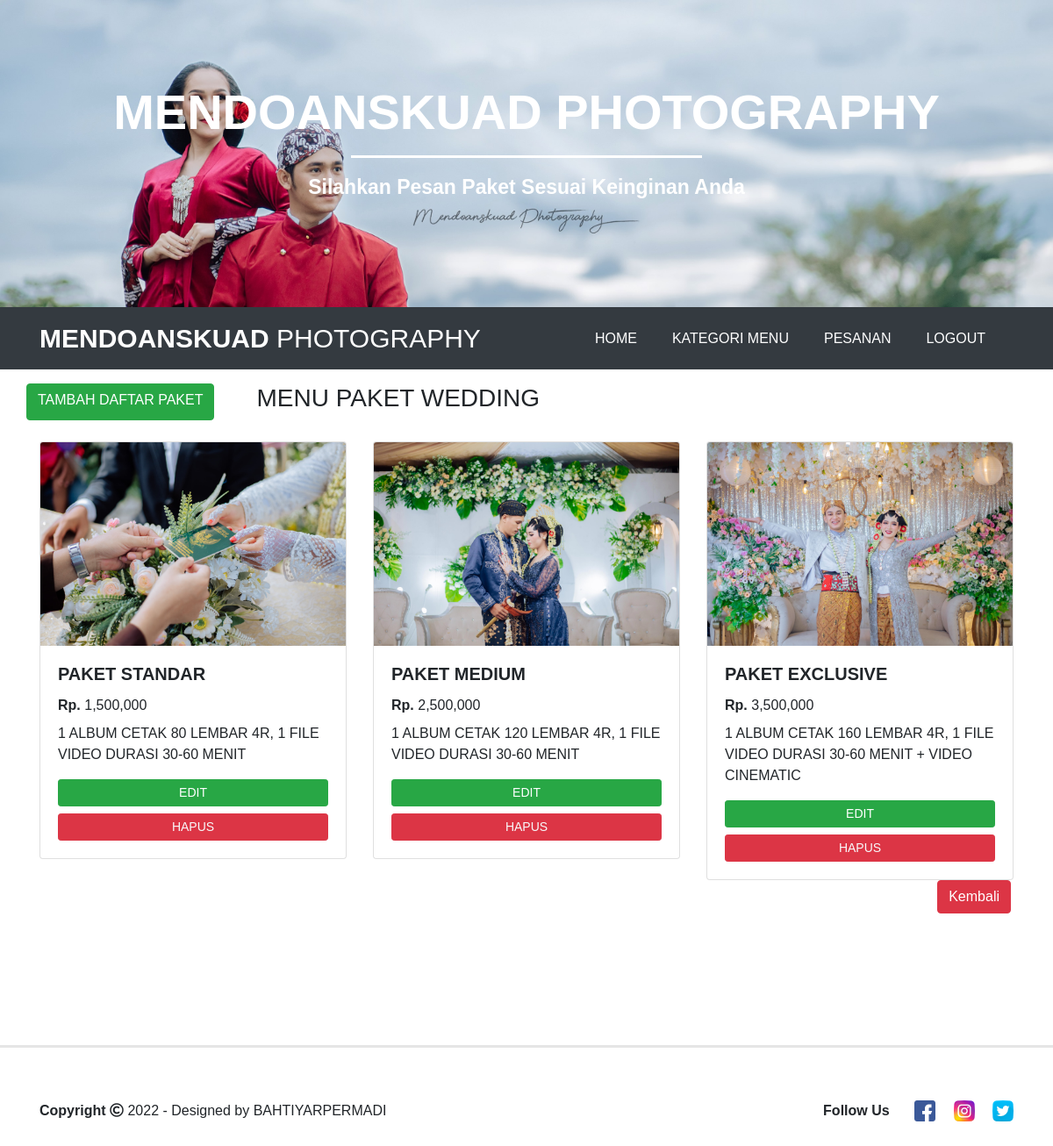
The page /admin/daftar_paket.php?id_kategori=5 (signed in) on the database its author committed.
### tables this page shows
CREATE TABLE `kategori_menu` (
  `id_kategori` int(11) NOT NULL,
  `kategori_name` varchar(250) NOT NULL,
  `gambar` varchar(250) NOT NULL
);

CREATE TABLE `produk` (
  `id_menu` int(50) NOT NULL,
  `nama_menu` varchar(50) NOT NULL,
  `kategori_menu` varchar(50) NOT NULL,
  `stok` varchar(250) NOT NULL,
  `harga` int(50) NOT NULL,
  `gambar` varchar(100) NOT NULL
);

### admin/daftar_paket.php (the view, shortened to what this page needs)
<?php include "header.php";
      if(!isset($_SESSION['login_user'])) {
        header("location: ../index.php");
      }else{
?>
      <div class="container">
        <div class="row">
        <a href="tambah_menu.php" class="btn btn-success mt-3">TAMBAH DAFTAR PAKET</a>
        <?php
                    include('../koneksi.php');
          $id_kategori = $_GET['id_kategori'];
          $kategori = mysqli_query($koneksi, "SELECT * FROM kategori_menu WHERE id_kategori = $id_kategori");
          $kat = mysqli_fetch_assoc($kategori);
          ?>
        <h3 class="mt-3 ml-5">MENU <?php echo $kat['kategori_name'] ?></h3>
        </div>
        <div class="row">
          <?php
          $query = mysqli_query($koneksi, "SELECT * FROM produk WHERE kategori_menu = $id_kategori");
          $result = mysqli_fetch_all($query, MYSQLI_ASSOC);
          ?>
          <?php foreach($result as $result) : ?>
          <div class="col-md-4 mt-4">
            <div class="card brder-dark">
              <img src="../upload/<?php echo $result['gambar'] ?>" class="card-img-top" alt="...">
              <div class="card-body">
                <h5 class="card-title font-weight-bold"><?php echo $result['nama_menu'] ?></h5>
               <label class="card-text harga"><strong>Rp.</strong> <?php echo number_format($result['harga']); ?></label><br>
               <p><?php echo $result['stok'] ?></p>
                <a href="edit_menu.php?id_menu=<?php echo $result['id_menu']  ?>" class="btn btn-success btn-sm btn-block">EDIT</a>
                <a href="hapus_menu.php?id_menu=<?php echo $result['id_menu']  ?>" class="btn btn-danger btn-sm btn-block text-light">HAPUS</a>
              </div>
            </div>
          </div>
              <?php endforeach; ?>
            </div>
          </div>
<div class="text-right mr-5">
  <a href="daftar_menu.php" class="btn btn-danger text-right">Kembali</a>
</div>
<?php include "footer.php";
 } ?>

### admin/header.php (shortened to what this page needs)
<!doctype html>
<html lang="en">
  <head>
    <link rel="stylesheet" href="https://stackpath.bootstrapcdn.com/bootstrap/4.5.0/css/bootstrap.min.css">
    <link rel="stylesheet" type="text/css" href="css/bootstrap.min.css">
    <link rel="stylesheet" type="text/css" href="../index.css">
    <link rel="stylesheet" type="text/css" href="fontawesome/css/all.min.css">
  </head>
  <body>
      <div class="jumbotron jumbotron-fluid text-center">
        <div class="container">
          <h1 class="display-4"><span class="font-weight-bold">MENDOANSKUAD PHOTOGRAPHY</span></h1>
          <hr>
          <p class="lead font-weight-bold">Silahkan Pesan Paket Sesuai Keinginan Anda <br>
          </p>
        </div>
      </div>
      <nav class="navbar navbar-expand-lg  bg-dark">
        <div class="container">
        <a class="navbar-brand text-white" href="admin.php"><strong>MENDOANSKUAD</strong> PHOTOGRAPHY</a>
        <div class="collapse navbar-collapse" id="navbarNav">
          <ul class="navbar-nav ml-auto">
            <li class="nav-item">
              <a class="nav-link mr-4" href="index.php">HOME</a>
            </li>
            <li class="nav-item">
              <a class="nav-link mr-4" href="daftar_menu.php">KATEGORI MENU</a>
            </li>
            <li class="nav-item">
              <a class="nav-link mr-4" href="pesanan.php">PESANAN</a>
            </li>
            <li class="nav-item">
              <a class="nav-link mr-4" href="../logout.php">LOGOUT</a>
            </li>
          </ul>
        </div>
       </div>
      </nav>

### admin/footer.php (shortened to what this page needs)
  <hr class="footer">
      <div class="container">
        <div class="row footer-body">
          <div class="col-md-6">
          <div class="copyright">
            <strong>Copyright</strong> <i class="far fa-copyright"></i> 2022 -  Designed by BAHTIYARPERMADI</p>
          </div>
          </div>
          <div class="col-md-6 d-flex justify-content-end">
          <div class="icon-contact">
          <label class="font-weight-bold">Follow Us </label>
          <a href="https://www.facebook.com/mendoanskuadofficial"><img src="../images/icon/fb.png" class="mr-3 ml-4" data-toggle="tooltip" title="Facebook"></a>
          <a href="#"><img src="../images/icon/ig.png" class="mr-3" data-toggle="tooltip" title="Instagram"></a>
          <a href="#"><img src="../images/icon/twitter.png" class="" data-toggle="tooltip" title="Twitter"></a>
        </div>
          </div>
        </div>
      </div>
  </body>
</html>

### index.css (style rules this page uses)
html { scroll-behavior: smooth; }
body { font-family: sans-serif; font-size: 16px; }
.jumbotron { background-image: url(images/bglogin.jpg); background-size: cover; height: 350px; width: 100%; color: white; }
.jumbotron .display-4 { margin-top: 30px; }
.jumbotron p { font-size: 23px; }
.jumbotron hr { border-color: white; width: 400px; border-width: 3px; }
.navbar { margin-top: -32px; }
.navbar .navbar-nav .nav-link { color: white; }
.navbar .navbar-brand { font-size: 30px; }
.footer { margin-top: 150px; border-width: 3px; }
.footer-body { margin-top: 60px; margin-bottom: 50px; }

### rows shown on the page
kategori_menu: kategori_name "PAKET WEDDING"
produk: gambar (picture), nama_menu "PAKET STANDAR", harga "1,500,000", stok "1 ALBUM CETAK 80 LEMBAR 4R, 1 FILE VIDEO DURASI 30-60 MENIT"
produk: gambar (picture), nama_menu "PAKET MEDIUM", harga "2,500,000", stok "1 ALBUM CETAK 120 LEMBAR 4R, 1 FILE VIDEO DURASI 30-60 MENIT"
produk: gambar (picture), nama_menu "PAKET EXCLUSIVE", harga "3,500,000", stok "1 ALBUM CETAK 160 LEMBAR 4R, 1 FILE VIDEO DURASI 30-60 MENIT + VIDEO CINEMATIC"
